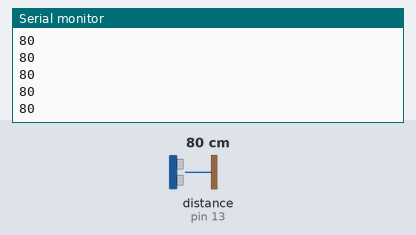
Recording of a sketch running on a simulated Arduino Uno, built with avr-gcc and run on an emulated ATmega328P. Shown: the last lines printed to the serial monitor. Wiring (inferred from the names in the program): ultrasonic range finder: trigger pin 12; echo pin 13. Inputs (shaded band) come from the test bench; at power-on: distance to the obstacle (sensor on pin 13) 80 cm. The echo pulse lasts 58.3 µs per cm.

Above: at 1.2 s.
1.3 s: distance to the obstacle (sensor on pin 13) set to 2 cm
At 1.34 s:
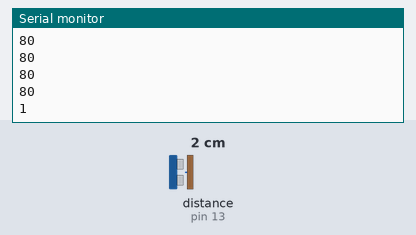
2.8 s: distance to the obstacle (sensor on pin 13) set to 4 cm
At 2.81 s:
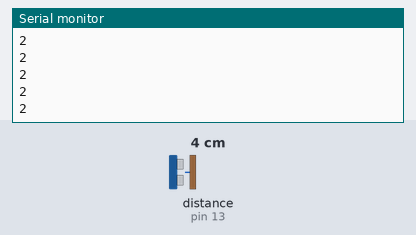
Timing chart, 0 to 5.8 s (numbered marks = the images above; inputs shaded):
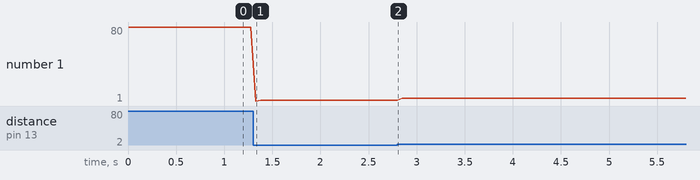

Measured:
- after the input at 1.3 s, the serial monitor: prints a new line at once (image 1)
- plotted number 1: 80 → 2 after the input at 1.3 s, 2 → 4 after the input at 2.8 s

The sketch:

sensorUltrasonico.ino.ino
```cpp
/*Se asignan el numero del pin de arduino a las variables con los mismos
nombres que los puertos del sensor*/
const int Tring =  12;
const int Echo = 13;

void setup() {
  Serial.begin(9600);/*Estableciendo una conexion con el sensor ultrasonico*/
  pinMode(Tring, OUTPUT);/*Se configura el ping 12 (Trig) como de salida*/
  pinMode(Echo, INPUT); /*El puerto Echo servira para enviar informacion*/
}

void loop() {
  long duracion, distancia;
  digitalWrite(Tring, LOW);
  delayMicroseconds(4);
  digitalWrite(Tring, HIGH);
  delayMicroseconds(10);
  digitalWrite(Tring, LOW);
  /*apaga el tring por 4 microsegundos para un disparo limpio de onda y se
  vuelve a escribir para hacer una nueva lectura durante 10 msec y se apaga*/

  duracion = (pulseIn(Echo, HIGH))/2;
  /*HECHO hace el conteo en microsegundos y se guarda en duracion de lo que la onda
  tarda en ir y venir, si se divide en 2 solo es lo que se tarda en ir*/
/*1cm/29.2microseg  velocidad de la onda*/
  distancia = duracion/29;

  Serial.println(distancia);
  delay(50);
}
```
